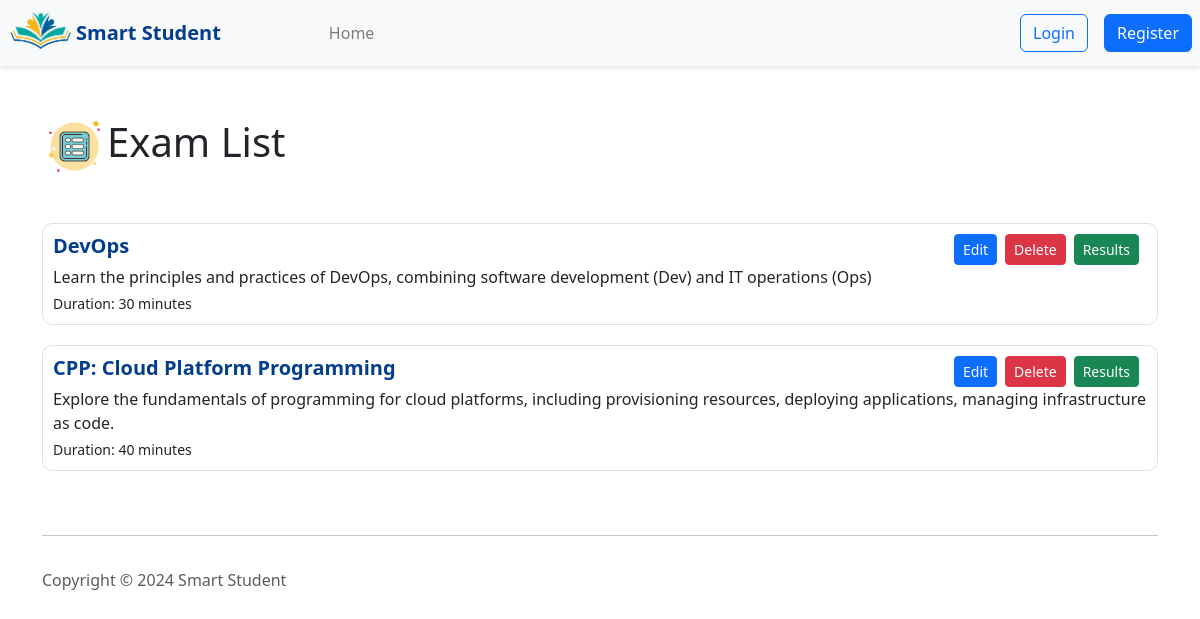
The app's page /Examlist/, older data.
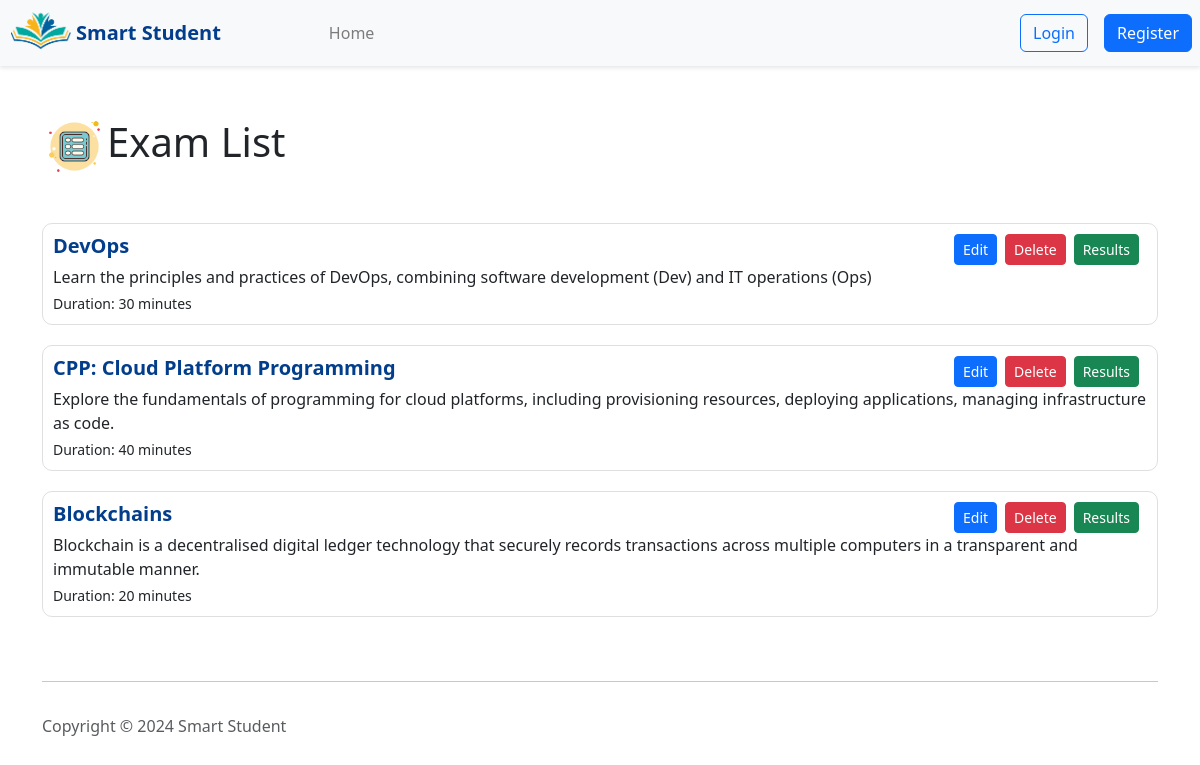
The same page, newer data.
### pages/models.py (models this page shows)
class Exam(models.Model):
    title = models.CharField(max_length=100)
    description = models.TextField()
    duration = models.IntegerField()
    teacher = models.ForeignKey(User, on_delete=models.CASCADE, related_name='exams')
    visibility = models.BooleanField(default=False)

### pages/views.py (the view)
# urls.py: path('Examlist/', Examlist, name='Examlist'),
def Examlist(request):
    exams = Exam.objects.all()
    return render(request, 'teacher/Examlist.html', {'exams': exams})

### pages/templates/teacher/Examlist.html (shortened to what this page needs)
<html>
    <head>
         {% load bootstrap5 %}
  {% bootstrap_css %}
  {% load static %}
  <link rel="stylesheet" href="{% static 'global.css' %}">
    </head>
    <body>
        {% include 'navbar.html' %}
        <!DOCTYPE html>
        <html lang="en">
        <head>
            <link rel="stylesheet" href="https://stackpath.bootstrapcdn.com/bootstrap/4.5.2/css/bootstrap.min.css">
        </head>
        <body>
            <div class="container">
                <h1 class="mt-5 mb-4"><img width="65px" src="{% static "images/list.png" %}">Exam List</h1>
                <div class="list-group">
                    {% for exam in exams %}
                    <div class="exam-list">
                        <div class="d-flex justify-content-between">
                            <h5 class="exam-title mb-1">{{ exam.title }}</h5>
                            <div class="d-flex align-items-center">
                                <a href="{% url 'exam' id=exam.id %}" class="btn btn-primary btn-sm mr-2">Edit</a>
                                <a href="#" class="btn btn-danger btn-sm">Delete</a>
                                <a href="/results/{{exam.id}}" class="btn btn-success btn-sm mx-2">Results</a>
                            </div>
                        </div>
                        <p class="mb-1">{{ exam.description }}</p>
                        <small>Duration: {{ exam.duration }} minutes</small>
                    </div>
                    {% endfor %}
                </div>
            </div>
        </body>
        </html>
        {% include 'footer.html' %}
    </body>
</html>

Row changes from the older to the newer data that the page shows:
added Exam: title "Blockchains", description "Blockchain is a decentralised digital ledger technology that securely records transactions across multiple computers in a transparent and immutable manner.", duration "20"
